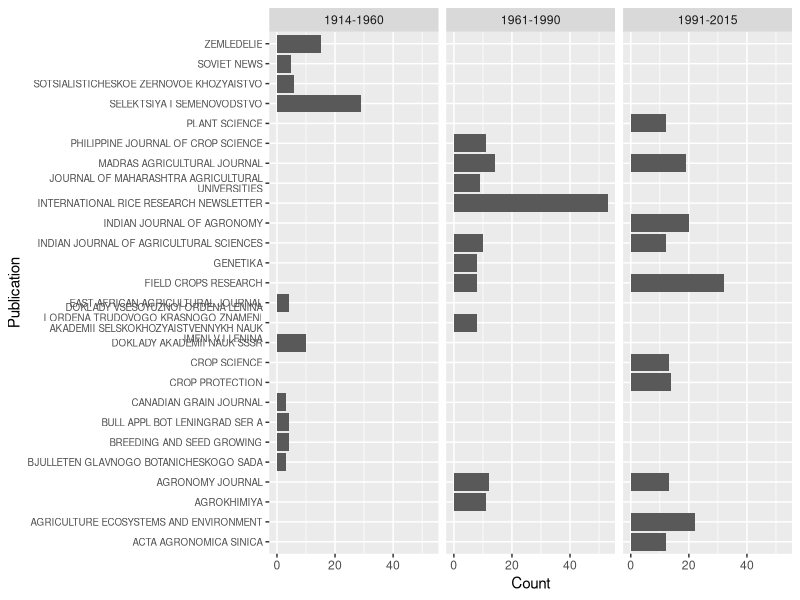
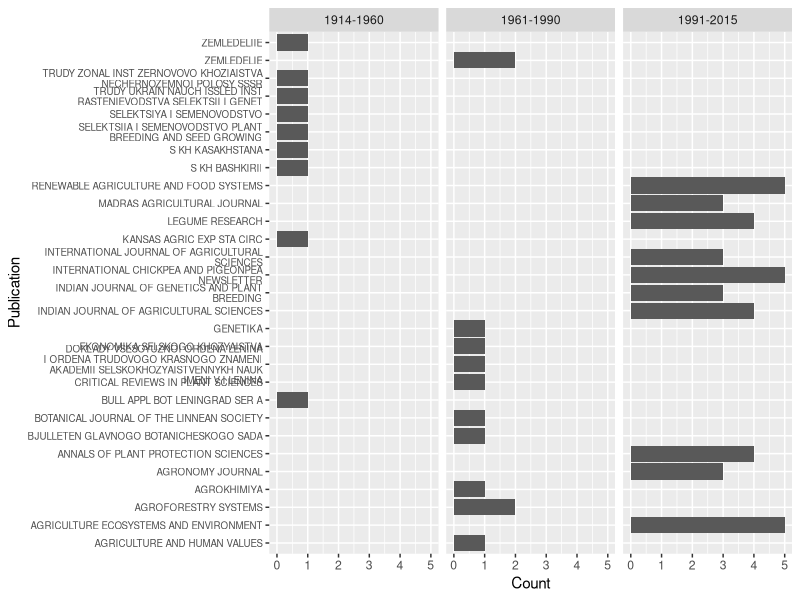
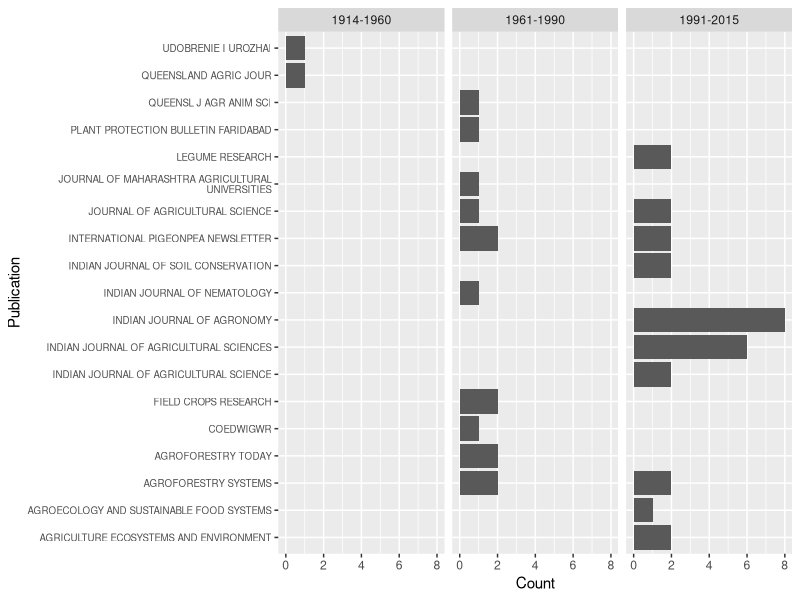
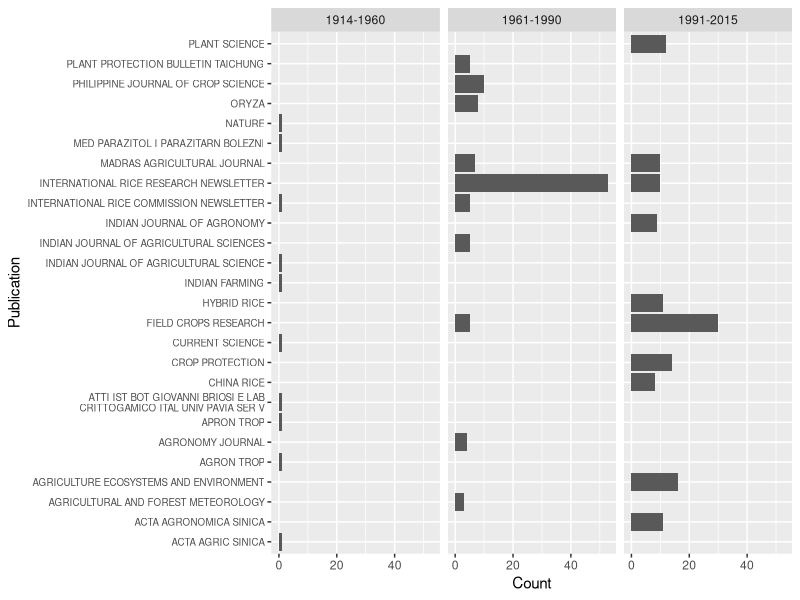
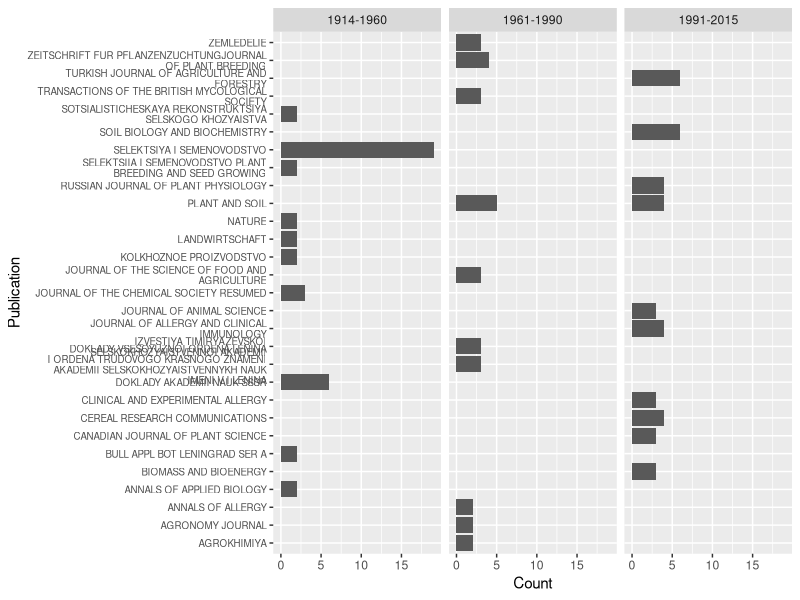
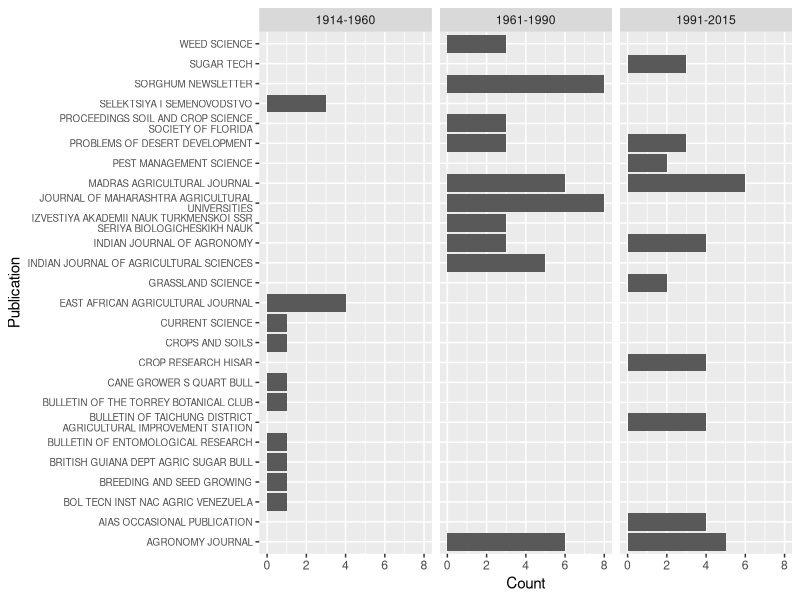
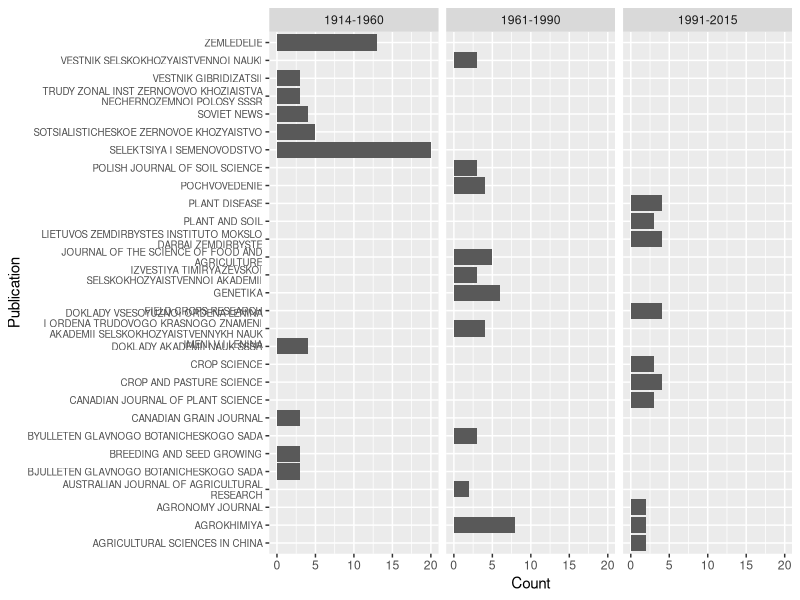

Source code (R) for these figures, in order:
## Import Data
d <- data.frame(year = read.csv("P_grain_biblio_paper_database.csv")$Publication.Year,
                Publication = as.character(
                    read.csv("P_grain_biblio_paper_database.csv")$Publication.Title),
                tags = read.csv("P_grain_biblio_paper_database.csv")$Manual.Tags
                )

## Replace "&" with "and"
d$Publication <- gsub("&", "and", d$Publication, ignore.case=T)

## Remove punctuation
d$Publication <- gsub("[[:punct:]]", "", d$Publication)

## Remove extra spaces
d$Publication <- gsub("[ ]+", " ", d$Publication, perl=T)

## upcase
d$Publication <- toupper(d$Publication)

## journal titles per period

d$period[d$year <= 1960] <- "1914-1960"
d$period[d$year >= 1961 & d$year <= 1990] <- "1961-1990"
d$period[d$year >= 1991 & d$year <= 2015] <- "1991-2015"

## list per crop

d.list <- list(grain = d[grep("search.grain", d$tags),][,c(2,4)],
               pigeonpea = d[grep("search.pigeonpea", d$tags),][,c(2,4)],
               rice = d[grep("search.rice", d$tags),][,c(2,4)],
               rye = d[grep("search.rye", d$tags),][,c(2,4)],
               sorghum = d[grep("search.sorghum", d$tags),][,c(2,4)],
               wheat = d[grep("search.wheat", d$tags),][,c(2,4)],
               all = d[,c(2,4)])

## Count publications per period,

require(reshape2)
require(plyr)

d.list.summary <- lapply(d.list, ddply, .(period, Publication),
                         summarise,
                         Count = length(Publication))

## Calculate publication count for the period, and normalize counts

d.list.summary <- lapply(d.list.summary, ddply, .(period),
                         mutate,
                         n.period = length(Publication),
                         n.norm = Count/n.period)

## Flatten, arrange dataframe, and remove incomplete entries

d.df.summary <- ldply(d.list.summary)
d.df.summary <- arrange(d.df.summary, .id, desc(period), desc(n.norm),
                        Publication)
d.df.summary <- d.df.summary[complete.cases(d.df.summary),]

## Select top 10 publications per time period

d.df.summary <- ddply(d.df.summary, .(.id, period), function(x) x[1:10,])

detach(package:reshape2, unload=T)
detach(package:plyr, unload=T)

## Wrap names and select complete cases again (not sure more NAs are generated)

require(stringr)
d.df.summary$Publication <- str_wrap(d.df.summary$Publication, width=40)
detach(package:stringr, unload=T)

d.df.summary <- d.df.summary[complete.cases(d.df.summary),]

## Create Plots

require(ggplot2)
require(grid)

for (i in unique(d.df.summary$.id)){

    g <- ggplot(d.df.summary[d.df.summary$.id == i,],
                aes(x=Publication, y=Count))+
        geom_bar(stat="identity")+
            facet_grid(. ~ period, scale = "free_y")+
                theme(axis.text.y = element_text(size = 7))+
                coord_flip()

    ggsave(g,file=paste(getwd(),"/figures/","publications-",
                 i,".pdf",sep=""),
           width = 7, height = 9, units = "in")

}

detach(package:ggplot2, unload=T)
detach(package:grid, unload=T)
